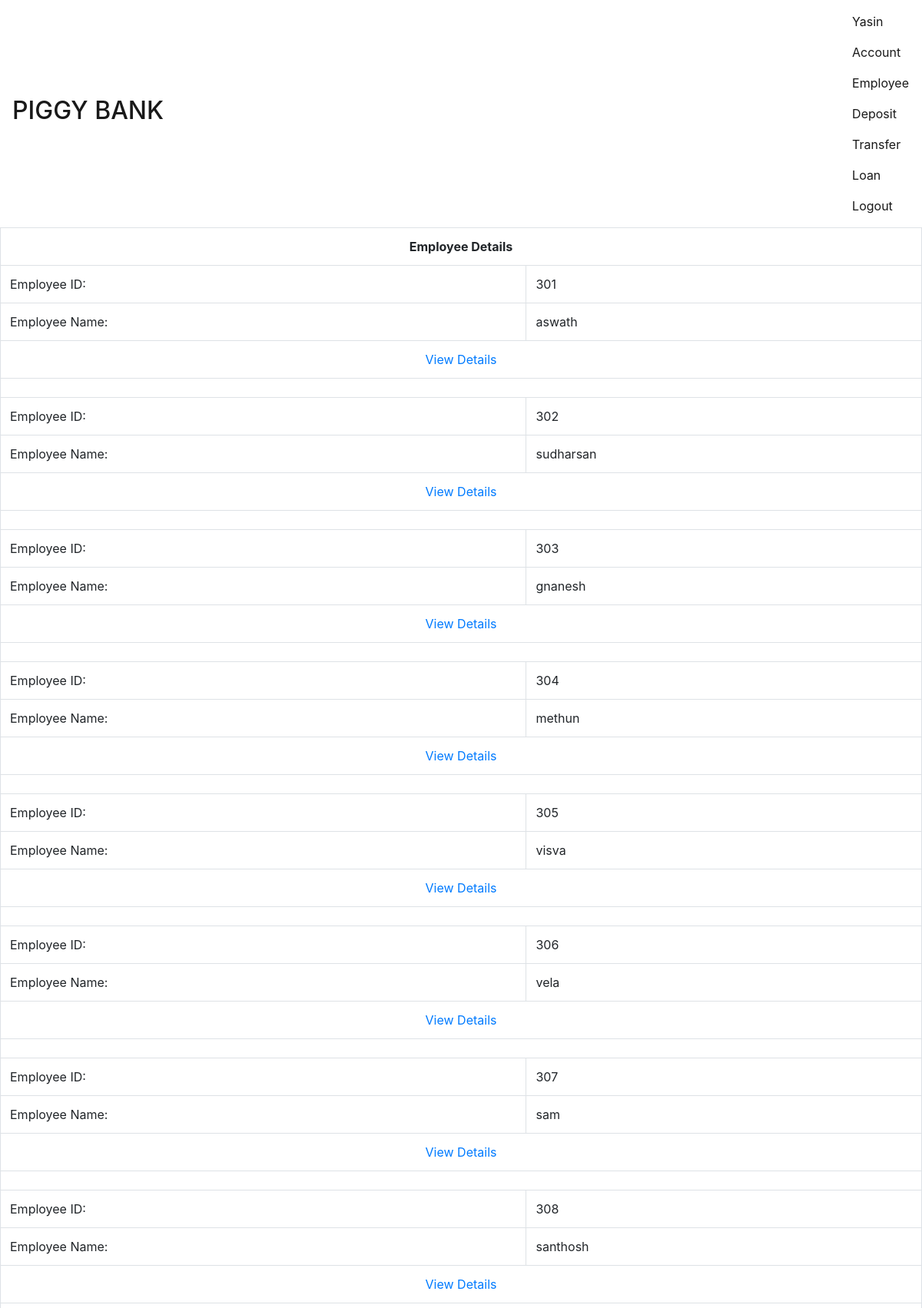
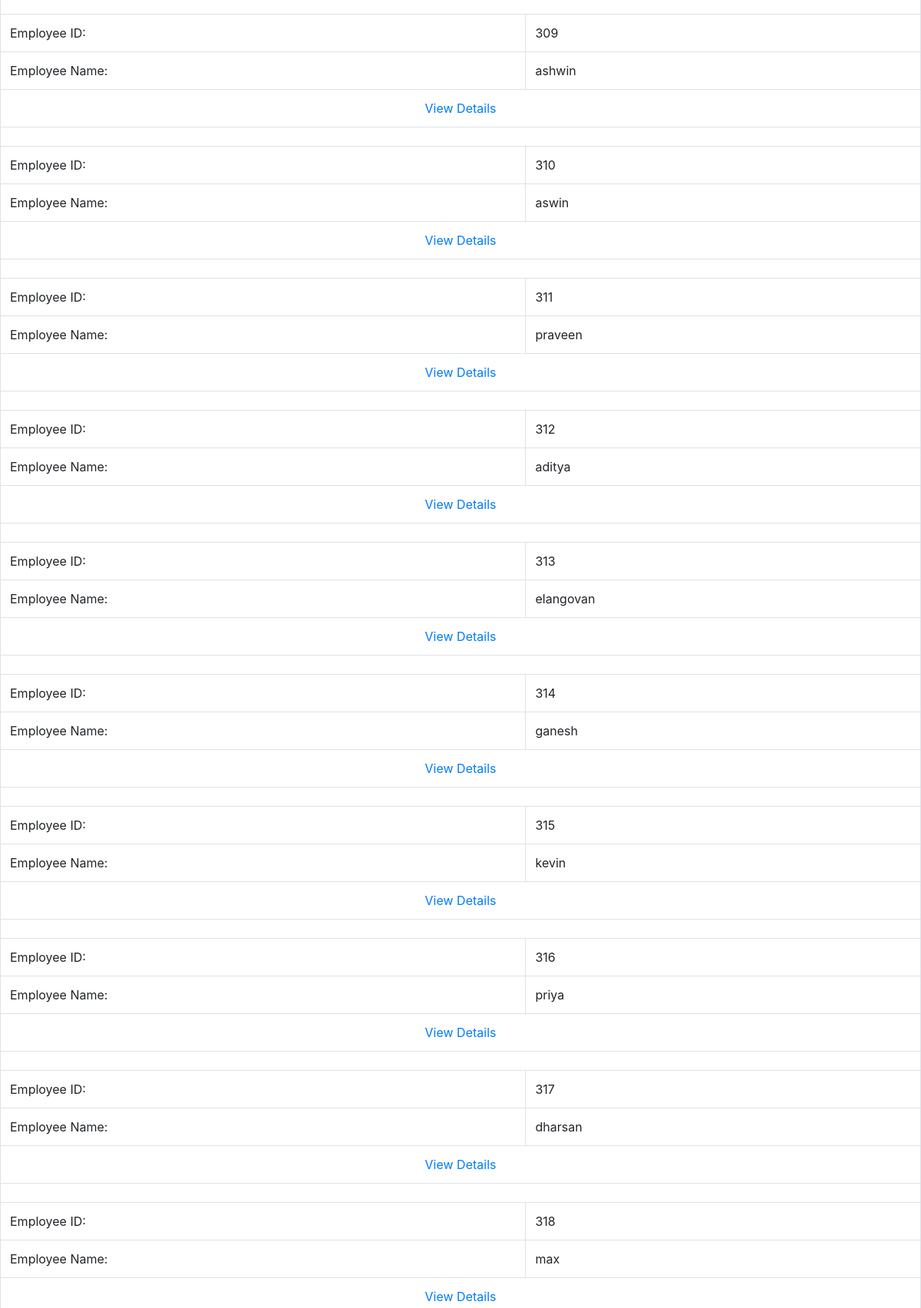
The app's page /employee.php (signed in, upper part) with its own data (2 pictures, top to bottom).
### tables this page shows
CREATE TABLE `employee` (
  `employee_id` int(5) NOT NULL,
  `employee_name` varchar(30) NOT NULL,
  `telephone_number` int(6) NOT NULL,
  `start_date` date NOT NULL,
  `dependent_name` varchar(40) DEFAULT NULL,
  PRIMARY KEY (`employee_id`),
  KEY `dependent_name` (`dependent_name`),
  CONSTRAINT `employee_ibfk_1` FOREIGN KEY (`dependent_name`) REFERENCES `cutomer` (`customer_name`) ON UPDATE CASCADE
);

### employee.php (the view, shortened to what this page needs)
<?php
require('usr_funcs.php');
require('config.php');
$task=@$_GET['task'];
if($task=='' || $task=='all'){
?>
    <table class='table table-bordered'>
        <tr>
            <th colspan='2' class='table-inverse'>
                <center>Employee Details</center>
            </th>
        </tr>
        <?php
    try{
        $sql="select employee_id,employee_name from employee";
        if($result=$mysqli->query($sql)){
            if($result->num_rows>0){
                while($row=$result->fetch_array()){
                    ?>
            <tr>
                <td>Employee ID: </td>
                <td>
                    <?php echo $row[0]; ?>
                </td>
            </tr>
            <tr>
                <td>Employee Name: </td>
                <td>
                    <?php echo $row[1]; ?>
                </td>
            </tr>
            <tr>
                <td colspan="2">
                    <center><a href='employee.php?task=det&id=<?php echo $row[0];?>'> View Details</a></center>
                </td>
            </tr>
            <tr>
                <td colspan='2'></td>
            </tr>
            <?php
                }
            }else{
                throw new Exception("Something Went Wrong");
            }
        }else{
            throw new Exception("Can't Execute the Query");
        }
    }catch(Exception $e){
        do_exp_content($e->getMessage());
    }
    ?>
    </table>
    <?php
}
                ?>

### records on screen
employee: employee_id "301", employee_name "aswath"
employee: employee_id "302", employee_name "sudharsan"
employee: employee_id "303", employee_name "gnanesh"
employee: employee_id "304", employee_name "methun"
employee: employee_id "305", employee_name "visva"
employee: employee_id "306", employee_name "vela"
employee: employee_id "307", employee_name "sam"
employee: employee_id "308", employee_name "santhosh"
employee: employee_id "309", employee_name "ashwin"
employee: employee_id "310", employee_name "aswin"
employee: employee_id "311", employee_name "praveen"
employee: employee_id "312", employee_name "aditya"
employee: employee_id "313", employee_name "elangovan"
employee: employee_id "314", employee_name "ganesh"
employee: employee_id "315", employee_name "kevin"
employee: employee_id "316", employee_name "priya"
employee: employee_id "317", employee_name "dharsan"
employee: employee_id "318", employee_name "max"

### other values on screen
$user "Yasin"
